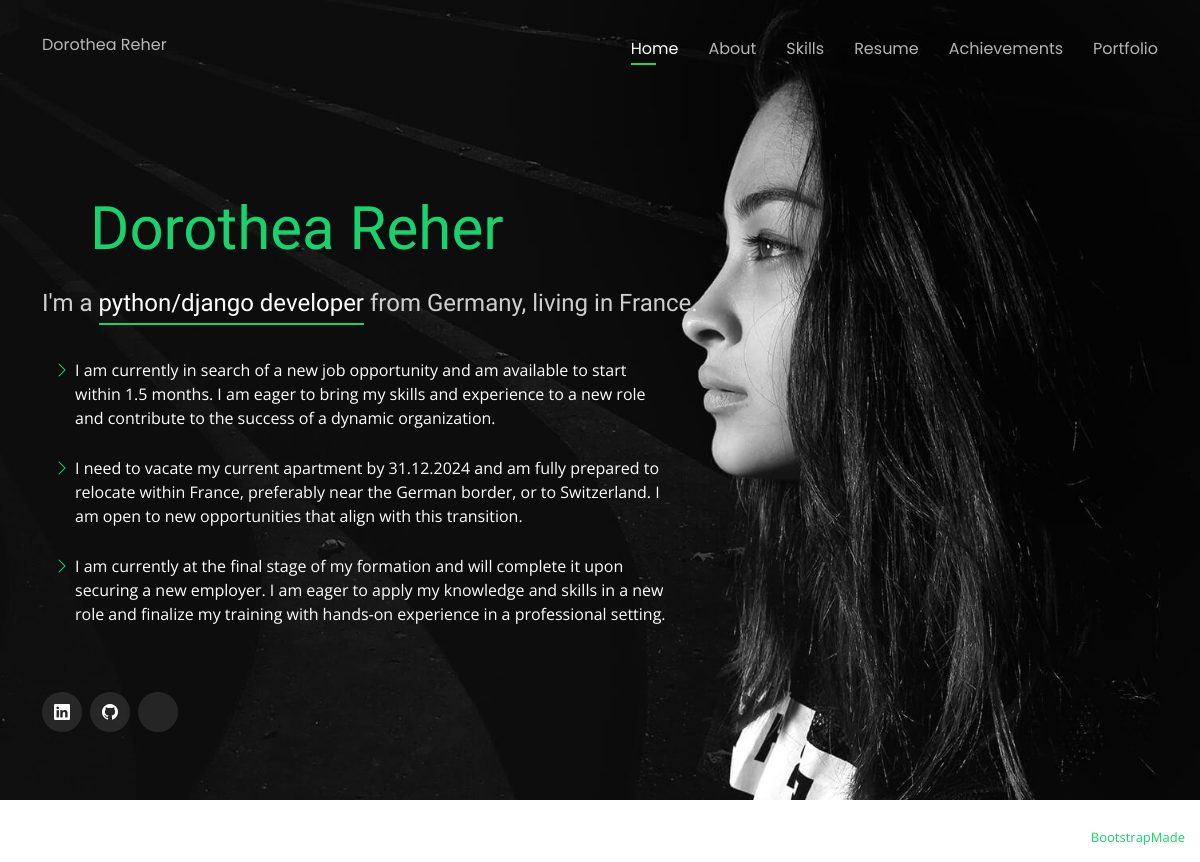
The page / on the database its author committed.
### doridoro/models.py (models this page shows, shortened)
class DoriDoro(models.Model):
    user = models.ForeignKey(
        "accounts.User",
        null=True,
        on_delete=models.SET_NULL,
        related_name="doro_user",
        verbose_name=_("user of DoriDoro"),
    )
    phone = models.CharField(max_length=14, verbose_name=_("phone of DoriDoro"))
    address = models.CharField(max_length=150, verbose_name=_("address of DoriDoro"))
    profession = models.CharField(
        max_length=150, verbose_name=_("profession of DoriDoro")
    )
    introduction = HTMLField(verbose_name=_("introduction of DoriDoro"))
    dream_job = HTMLField(verbose_name=_("dream job description of DoriDoro"))
    free_time = HTMLField(verbose_name=_("after work description of DoriDoro"))
    class Meta:
        verbose_name_plural = "DoriDoro"
    @property
    def get_full_name(self):
        return f"{self.user.first_name} {self.user.last_name}"

class Fact(models.Model):
    title = models.CharField(max_length=100, verbose_name=_("title of fact"))
    content = models.TextField(verbose_name=_("content of fact"))
    published = models.BooleanField(
        default=True, verbose_name=_("fact visible on website")
    )

class SocialMedia(models.Model):
    name = models.CharField(max_length=150, verbose_name=_("name of social media"))
    url = models.URLField(max_length=250, verbose_name=_("url of social media"))
    published = models.BooleanField(
        default=True, verbose_name=_("social media visible on website")
    )
    class Meta:
        verbose_name_plural = "SocialMedia"

### accounts/models.py (models this page shows)
class User(AbstractUser):
    pass

### doridoro/views.py (the view)
# urls.py: path("", IndexView.as_view(), name="index"),
class IndexView(TemplateView):
    template_name = "index.html"
    def get_context_data(self, **kwargs):
        context = super().get_context_data(**kwargs)
        context["doridoro"] = DoriDoro.objects.first()
        context["social_media"] = SocialMedia.objects.all()
        context["facts"] = Fact.objects.filter(published=True).values_list(
            "content", flat=True
        )
        return context

### doridoro/templates/index.html (shortened to what this page needs)
{% extends 'base.html' %}
{% load static i18n  %}
  {% block content %}
  <header id="header">
    <div class="container index">
      <h1 class="mb-4 ms-5">{{ doridoro.get_full_name }}</h1>
      <h2>I'm a <span>{{ doridoro.profession|lower }}</span> from Germany, living in France.</h2>
      {% if facts %}
      <div class="row mt-4 container">
        <div class="col-lg-7 content">
          {% for fact in facts %}
          <ul>
            <li><i class="bi bi-chevron-right"></i>{{ fact }}</li>
          </ul>
          {% endfor %}
        </div>
      </div>
      {% endif %}
      <div class="social-links">
        {% for media in social_media %}
          {% if media.name == 'GitHub' %}<a href="{{ media.url }}" class="instagram"><i class="bi bi-github"></i></a>{% endif %}
          {% if media.name == 'LinkedIn' %}<a href="{{ media.url }}" class="linkedin"><i class="bi bi-linkedin"></i></a>{% endif %}
          {% if media.name == 'Dev articles' %}<a href="{{ media.url }}" class="linkedin"></a>{% endif %}
        {% endfor %}
      </div>
    </div>
  </header>
  {% endblock %}

### core/static/assets/css/style.css (style rules this page uses)
body { font-family: "Open Sans", sans-serif; background-color: #040404; color: rgba(255, 255, 255, 0.7); position: relative; background: transparent; margin-top: 35px; }
body::before { content: ""; position: fixed; background: #040404 url("../img/bg.jpg") top right no-repeat; background-size: cover; left: 0; right: 0; top: 0; height: 100vh; z-index: -1; }
@media (min-width: 1024px) { body::before { background-attachment: fixed; } }
a { color: #18d26e; text-decoration: none; }
h1, h2, h3, h4, h5, h6 { font-family: "Raleway", sans-serif; }
#header { transition: ease-in-out 0.3s; position: relative; height: 100vh; display: flex; align-items: center; z-index: 997; overflow-y: auto; }
#header * { transition: ease-in-out 0.3s; }
#header h2 { font-size: 24px; margin-top: 20px; margin-bottom: 40px; color: rgba(255, 255, 255, 0.8); }
#header h2 span { color: #fff; border-bottom: 2px solid #18d26e; padding-bottom: 6px; }
#header .social-links { margin-top: 40px; display: flex; }
#header .social-links a { font-size: 16px; display: flex; justify-content: center; align-items: center; background: rgba(255, 255, 255, 0.1); color: #fff; line-height: 1; margin-right: 8px; border-radius: 50%; width: 40px; height: 40px; }
.index h1 { font-weight: 500; font-size: 60px; color: #18d26e; }
.index .content ul { list-style: none; padding-left: 0; }
.index .content ul li { padding-bottom: 10px; display: flex; align-items: baseline; color: #fff; }
.index .content ul i { font-size: 16px; margin-right: 5px; color: #18d26e; line-height: 0; }

### rows shown on the page
DoriDoro: get_full_name "Dorothea Reher", profession "python/django developer"
Fact: content "I am currently in search of a new job opportunity and am available to start within 1.5 months. I am eager to bring my skills and experience to a new role and contribute to the success of a dynamic organization."
Fact: content "I need to vacate my current apartment by 31.12.2024 and am fully prepared to relocate within France, preferably near the German border, or to Switzerland. I am open to new opportunities that align with this transition."
Fact: content "I am currently at the final stage of my formation and will complete it upon securing a new employer. I am eager to apply my knowledge and skills in a new role and finalize my training with hands-on experience in a professional setting."
